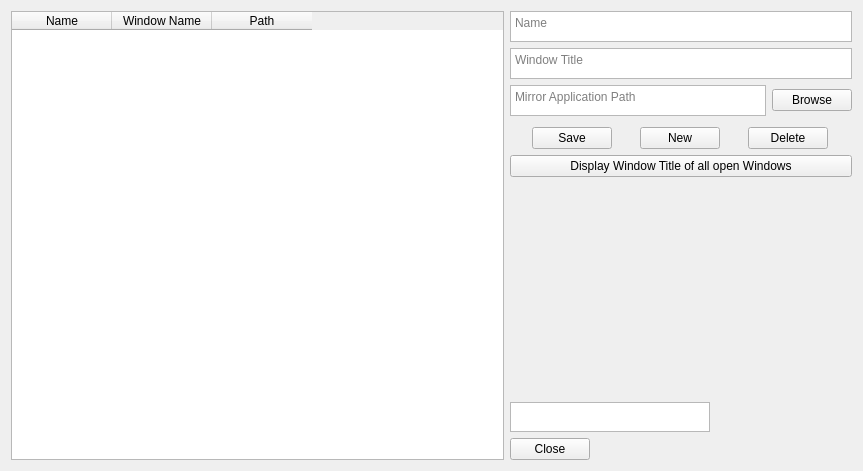
<?xml version="1.0" encoding="UTF-8"?>
<ui version="4.0">
 <class>DevicesForm</class>
 <widget class="QWidget" name="DevicesForm">
  <property name="windowModality">
   <enum>Qt::ApplicationModal</enum>
  </property>
  <property name="geometry">
   <rect>
    <x>0</x>
    <y>0</y>
    <width>863</width>
    <height>471</height>
   </rect>
  </property>
  <property name="windowTitle">
   <string>Devices</string>
  </property>
  <property name="layoutDirection">
   <enum>Qt::LeftToRight</enum>
  </property>
  <layout class="QHBoxLayout" name="horizontalLayout_5" stretch="1,0">
   <item>
    <layout class="QVBoxLayout" name="verticalLayout">
     <property name="sizeConstraint">
      <enum>QLayout::SetNoConstraint</enum>
     </property>
     <item>
      <widget class="QTableWidget" name="devices_table">
       <property name="minimumSize">
        <size>
         <width>200</width>
         <height>369</height>
        </size>
       </property>
       <attribute name="verticalHeaderStretchLastSection">
        <bool>false</bool>
       </attribute>
       <column>
        <property name="text">
         <string>Name</string>
        </property>
       </column>
       <column>
        <property name="text">
         <string>Window Name</string>
        </property>
       </column>
       <column>
        <property name="text">
         <string>Path</string>
        </property>
       </column>
      </widget>
     </item>
    </layout>
   </item>
   <item>
    <layout class="QVBoxLayout" name="verticalLayout_10">
     <property name="sizeConstraint">
      <enum>QLayout::SetNoConstraint</enum>
     </property>
     <item>
      <layout class="QVBoxLayout" name="verticalLayout_8">
       <item>
        <widget class="QPlainTextEdit" name="name_edit">
         <property name="sizePolicy">
          <sizepolicy hsizetype="Expanding" vsizetype="Maximum">
           <horstretch>0</horstretch>
           <verstretch>0</verstretch>
          </sizepolicy>
         </property>
         <property name="maximumSize">
          <size>
           <width>16777215</width>
           <height>31</height>
          </size>
         </property>
         <property name="toolTip">
          <string>Name</string>
         </property>
         <property name="tabChangesFocus">
          <bool>true</bool>
         </property>
         <property name="placeholderText">
          <string>Name</string>
         </property>
        </widget>
       </item>
       <item>
        <widget class="QPlainTextEdit" name="window_title_edit">
         <property name="sizePolicy">
          <sizepolicy hsizetype="Expanding" vsizetype="Maximum">
           <horstretch>0</horstretch>
           <verstretch>0</verstretch>
          </sizepolicy>
         </property>
         <property name="maximumSize">
          <size>
           <width>16777215</width>
           <height>31</height>
          </size>
         </property>
         <property name="toolTip">
          <string>Window Title</string>
         </property>
         <property name="tabChangesFocus">
          <bool>true</bool>
         </property>
         <property name="placeholderText">
          <string>Window Title</string>
         </property>
        </widget>
       </item>
       <item>
        <layout class="QHBoxLayout" name="horizontalLayout">
         <item>
          <widget class="QPlainTextEdit" name="path_edit">
           <property name="sizePolicy">
            <sizepolicy hsizetype="Expanding" vsizetype="Minimum">
             <horstretch>0</horstretch>
             <verstretch>0</verstretch>
            </sizepolicy>
           </property>
           <property name="maximumSize">
            <size>
             <width>16777215</width>
             <height>31</height>
            </size>
           </property>
           <property name="toolTip">
            <string>Application Path(Opyional)</string>
           </property>
           <property name="placeholderText">
            <string>Mirror Application Path</string>
           </property>
          </widget>
         </item>
         <item>
          <widget class="QPushButton" name="file_browse_button">
           <property name="text">
            <string>Browse</string>
           </property>
          </widget>
         </item>
        </layout>
       </item>
      </layout>
     </item>
     <item>
      <layout class="QHBoxLayout" name="horizontalLayout_4">
       <property name="topMargin">
        <number>5</number>
       </property>
       <item>
        <widget class="QPushButton" name="save_button">
         <property name="sizePolicy">
          <sizepolicy hsizetype="Fixed" vsizetype="Fixed">
           <horstretch>0</horstretch>
           <verstretch>0</verstretch>
          </sizepolicy>
         </property>
         <property name="toolTip">
          <string>Save Changes</string>
         </property>
         <property name="layoutDirection">
          <enum>Qt::LeftToRight</enum>
         </property>
         <property name="text">
          <string>Save</string>
         </property>
        </widget>
       </item>
       <item>
        <widget class="QPushButton" name="new_button">
         <property name="sizePolicy">
          <sizepolicy hsizetype="Fixed" vsizetype="Fixed">
           <horstretch>0</horstretch>
           <verstretch>0</verstretch>
          </sizepolicy>
         </property>
         <property name="toolTip">
          <string>New Device</string>
         </property>
         <property name="text">
          <string>New</string>
         </property>
        </widget>
       </item>
       <item>
        <widget class="QPushButton" name="delete_button">
         <property name="sizePolicy">
          <sizepolicy hsizetype="Fixed" vsizetype="Fixed">
           <horstretch>0</horstretch>
           <verstretch>0</verstretch>
          </sizepolicy>
         </property>
         <property name="toolTip">
          <string>Delete Device</string>
         </property>
         <property name="text">
          <string>Delete</string>
         </property>
        </widget>
       </item>
      </layout>
     </item>
     <item>
      <widget class="QPushButton" name="open_windows_title_button">
       <property name="text">
        <string>Display Window Title of all open Windows</string>
       </property>
      </widget>
     </item>
     <item>
      <spacer name="verticalSpacer">
       <property name="orientation">
        <enum>Qt::Vertical</enum>
       </property>
       <property name="sizeHint" stdset="0">
        <size>
         <width>20</width>
         <height>40</height>
        </size>
       </property>
      </spacer>
     </item>
     <item>
      <widget class="QTextEdit" name="current_row_edit">
       <property name="sizePolicy">
        <sizepolicy hsizetype="Maximum" vsizetype="Maximum">
         <horstretch>0</horstretch>
         <verstretch>0</verstretch>
        </sizepolicy>
       </property>
       <property name="maximumSize">
        <size>
         <width>200</width>
         <height>30</height>
        </size>
       </property>
      </widget>
     </item>
     <item>
      <layout class="QVBoxLayout" name="verticalLayout_11">
       <item>
        <widget class="QPushButton" name="close_button">
         <property name="sizePolicy">
          <sizepolicy hsizetype="Fixed" vsizetype="Fixed">
           <horstretch>0</horstretch>
           <verstretch>0</verstretch>
          </sizepolicy>
         </property>
         <property name="toolTip">
          <string>Close Form</string>
         </property>
         <property name="text">
          <string>Close</string>
         </property>
        </widget>
       </item>
      </layout>
     </item>
    </layout>
   </item>
  </layout>
 </widget>
 <resources/>
 <connections/>
</ui>
